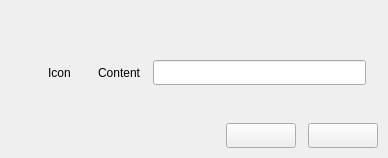
<?xml version="1.0" encoding="UTF-8"?>
<ui version="4.0">
 <class>MyMessageBox</class>
 <widget class="QWidget" name="MyMessageBox">
  <property name="geometry">
   <rect>
    <x>0</x>
    <y>0</y>
    <width>388</width>
    <height>158</height>
   </rect>
  </property>
  <property name="minimumSize">
   <size>
    <width>388</width>
    <height>158</height>
   </size>
  </property>
  <property name="maximumSize">
   <size>
    <width>388</width>
    <height>158</height>
   </size>
  </property>
  <property name="windowTitle">
   <string>MyMessage</string>
  </property>
  <layout class="QVBoxLayout" name="verticalLayout">
   <property name="spacing">
    <number>0</number>
   </property>
   <property name="leftMargin">
    <number>0</number>
   </property>
   <property name="topMargin">
    <number>22</number>
   </property>
   <property name="rightMargin">
    <number>0</number>
   </property>
   <property name="bottomMargin">
    <number>10</number>
   </property>
   <item>
    <spacer name="verticalSpacer_2">
     <property name="orientation">
      <enum>Qt::Vertical</enum>
     </property>
     <property name="sizeHint" stdset="0">
      <size>
       <width>20</width>
       <height>30</height>
      </size>
     </property>
    </spacer>
   </item>
   <item>
    <layout class="QHBoxLayout" name="horizontalLayout_2">
     <property name="spacing">
      <number>12</number>
     </property>
     <property name="leftMargin">
      <number>0</number>
     </property>
     <property name="rightMargin">
      <number>22</number>
     </property>
     <item>
      <spacer name="horizontalSpacer_2">
       <property name="orientation">
        <enum>Qt::Horizontal</enum>
       </property>
       <property name="sizeType">
        <enum>QSizePolicy::Preferred</enum>
       </property>
       <property name="sizeHint" stdset="0">
        <size>
         <width>48</width>
         <height>20</height>
        </size>
       </property>
      </spacer>
     </item>
     <item>
      <widget class="QLabel" name="MessageIcon">
       <property name="minimumSize">
        <size>
         <width>38</width>
         <height>38</height>
        </size>
       </property>
       <property name="maximumSize">
        <size>
         <width>38</width>
         <height>38</height>
        </size>
       </property>
       <property name="text">
        <string>Icon</string>
       </property>
      </widget>
     </item>
     <item>
      <widget class="QLabel" name="MessageContent">
       <property name="text">
        <string>Content</string>
       </property>
      </widget>
     </item>
     <item>
      <widget class="QLineEdit" name="inputContent">
       <property name="minimumSize">
        <size>
         <width>180</width>
         <height>25</height>
        </size>
       </property>
       <property name="maximumSize">
        <size>
         <width>16777215</width>
         <height>25</height>
        </size>
       </property>
      </widget>
     </item>
    </layout>
   </item>
   <item>
    <spacer name="verticalSpacer">
     <property name="orientation">
      <enum>Qt::Vertical</enum>
     </property>
     <property name="sizeHint" stdset="0">
      <size>
       <width>20</width>
       <height>30</height>
      </size>
     </property>
    </spacer>
   </item>
   <item>
    <layout class="QHBoxLayout" name="horizontalLayout">
     <property name="spacing">
      <number>12</number>
     </property>
     <property name="rightMargin">
      <number>10</number>
     </property>
     <item>
      <spacer name="horizontalSpacer">
       <property name="orientation">
        <enum>Qt::Horizontal</enum>
       </property>
       <property name="sizeHint" stdset="0">
        <size>
         <width>40</width>
         <height>20</height>
        </size>
       </property>
      </spacer>
     </item>
     <item>
      <widget class="QPushButton" name="okButton">
       <property name="minimumSize">
        <size>
         <width>70</width>
         <height>25</height>
        </size>
       </property>
       <property name="maximumSize">
        <size>
         <width>70</width>
         <height>25</height>
        </size>
       </property>
       <property name="text">
        <string/>
       </property>
      </widget>
     </item>
     <item>
      <widget class="QPushButton" name="cancelButton">
       <property name="minimumSize">
        <size>
         <width>70</width>
         <height>25</height>
        </size>
       </property>
       <property name="maximumSize">
        <size>
         <width>70</width>
         <height>25</height>
        </size>
       </property>
       <property name="text">
        <string/>
       </property>
      </widget>
     </item>
    </layout>
   </item>
  </layout>
 </widget>
 <layoutdefault spacing="6" margin="11"/>
 <resources/>
 <connections/>
</ui>
